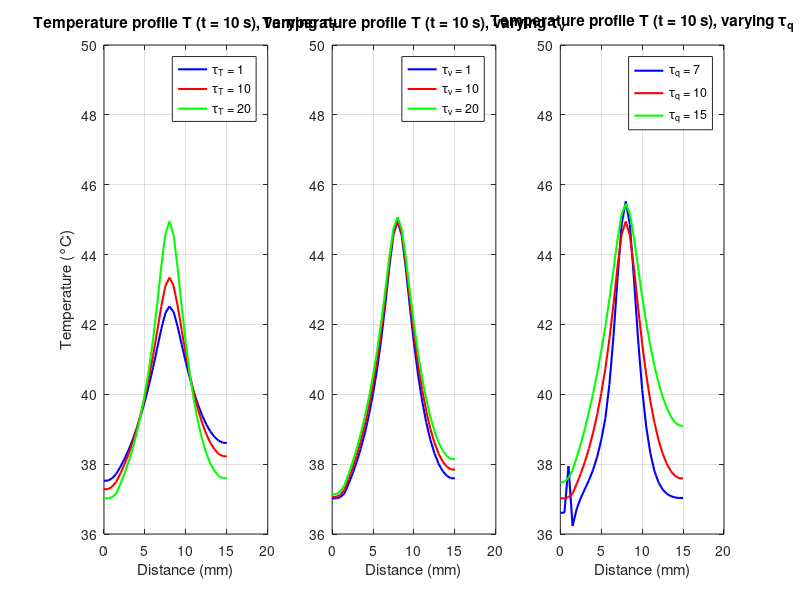

MATLAB code to generate this figure:
%––––––––––––––––––––––––––––––––––––––––––––––––––––––––––––––––––––––––––––
% 1D hyperbolic bioheat w/ Gaussian tumor source, 3 skin layers, finer mesh
% Computes T(x) at t=10 s for three different tau_T / tau_v / tau_q values.
% Then plots each triplet in a 1×3 subplot.
%––––––––––––––––––––––––––––––––––––––––––––––––––––––––––––––––––––––––––––

clear; clc;

%% 1) DISCRETIZE TIME & SPATIAL DOMAINS
% Skin Layer thicknesses
L_epi  = 0.0015;   % Epidermis (1.5 mm)
L_derm = 0.0035;   % Dermis   (3.5 mm)
L_subq = 0.01;     % Subcutaneous (10 mm)
Lx     = L_epi + L_derm + L_subq;  % Total slab thickness (m)

x_ast  = 0.008;    % [m] Tumor center (8 mm from surface)

dx         = 0.0005;         % [m] spatial step →  (Lx/dx + 1) nodes
dt         = 0.015;          % [s] time step (for stability)
max_time   = 10;             % [s] we want solution at t=10 s
time_steps = round(max_time/dt) + 1;  % ensures (time_steps–1)*dt ≈ 10
time       = (0:(time_steps-1)) * dt;

x     = 0:dx:Lx;    % grid from 0 to Lx in steps of dx
nx    = numel(x);

% Build a “layer” index for each x(i):
layer = zeros(1,nx);
layer(x <= L_epi) = 1;                               % Epidermis
layer(x > L_epi & x <= L_epi + L_derm) = 2;          % Dermis
layer(x > L_epi + L_derm) = 3;                       % Subcutaneous

% Find the grid index closest to x_ast for tumor‐location tracking:
[~, iTumor] = min(abs(x - x_ast));

%% 2) CONSTANTS AND PARAMETERS (unchanged except τ’s)
% Physical parameters per layer:
rho    = [1150, 1116, 900];    % [kg/m^3] densities for [epi, derm, subq]
c      = [3590, 3300, 2500];   % [J/(kg·°C)] specific heats
k      = [0.2, 0.45, 0.3];     % [W/(m·°C)] thermal conductivities
k_star = [0.1, 0.1, 0.1];       % [W/(m·°C·s)] hyperbolic‐term coefficient

% Blood and convection:
h     = 4.5;       % [W/(m^2·°C)] convective‐BC coefficient
wb    = 0.0098;    % [1/s] blood perfusion rate
rho_b = 1056;      % [kg/m^3] blood density
cb    = 4000;      % [J/(kg·°C)] blood specific heat

Qm0 = 50.65;       % [W/m^3] metabolic heat
Tb  = 37;          % [°C]   blood inlet temperature
Tl  = [37, 37, 37];% [°C]   ambient/tissue reference for each layer
T0  = 37;          % [°C]   initial tissue temperature

% Gaussian‐source parameters (same for all runs):
S     = 15;        % [unitless] “per‐kg” scaling
P     = 35;        % [unitless] “power” factor
a0    = 1e6;       % [1/m^2] Gaussian width control
                   % Q_r(i) = rho(layer(i)) * S * P * exp(-a0*(x(i)-x_ast)^2)

%% 3) PREALLOCATE “SNAPSHOT” MATRICES
% Each final‐time profile has 3 columns, one for each tau‐value in that set:
T_tauT_snap = zeros(nx, 3);  
T_tauV_snap = zeros(nx, 3);
T_tauQ_snap = zeros(nx, 3);

% We will hold the “default” values for the taus not being varied:
tauT_default = 20;    % [s]
tauV_default = 1;    % [s]
tauQ_default = 10;   % [s]

%% 4) VARY τ_T ∈ {2,3,4}  (fix τ_v=1, τ_q=10)
tauT_list = [1, 10, 20]; % values over 25 begin to look unstable
for j = 1:3
    tau_T = tauT_list(j);
    tau_v = tauV_default;
    tau_q = tauQ_default;
    
    % Initialize temperature fields at t=0:
    T     = ones(nx,1) * T0;
    T_new = T;
    
    % Time‐marching loop to t=10 s:
    for n = 1:time_steps
        for i = 2:(nx-1)
            L = layer(i);
            
            % 1) Metabolic heat (layer-dependent Tl):
            Qm = Qm0 * (1 + (T(i) - Tl(L))/10);
            % 2) Water diffusion (not varying here, same as original):
            Da     = 2.5e-5;  Mw = 0.018;  Ra  = 8.314;
            Tw     = 306;     Pw = 5600;  RH  = 0.5;
            delta  = 1e-4;    c_air = 1005;
            Df     = [2e-9, 2e-9, 2e-9];  cw = 4180;
            rho_s  = 1100;    rho_c = 1000; nabla_r2 = (Lx/3)^2;
            Qd     = (Df(L)*cw*(rho_s-rho_c)/nabla_r2)*(T(i)-Tl(L));
            
            % 3) Perfusion (dermis+subq only):
            if L > 1
                Qb = wb * rho_b * cb * (Tb - Tl(L));
            else
                Qb = 0;
            end
            
            % 4) Vaporization (epidermis only):
            if L == 1
                Delta_m    = (Da*Mw/(Ra*Tw)) * (Pw/Tw) * RH/(delta*c_air);
                Delta_Hvap = 2400e3; % J/kg
                Qv         = Delta_m * Delta_Hvap / (delta*c_air);
            else
                Qv = 0;
            end
            
            % 5) Gaussian tumor source:
            Qr = rho(L) * S * P * exp(-a0*(x(i)-x_ast)^2);
            
            % 6) Sum all sources:
            Q_tot = Qm + Qd + Qb + Qv + Qr;
            
            % 7) Second‐derivative in x:
            d2Tdx2 = (T(i+1) - 2*T(i) + T(i-1)) / dx^2;
            
            % 8) Hyperbolic bioheat:
            dTdt(i)   = (k(L)*d2Tdx2 + Q_tot) / (rho(L)*c(L));
            d2Tdt2(i) = (k_star(L)*d2Tdx2) / (rho(L)*c(L));
            
            T_new(i) = T(i) + dt * ( ...
               dTdt(i) + tau_q*dTdt(i) ...
             - tau_T*d2Tdt2(i) ...
             + (k(L) + k_star(L)*tau_v) * dTdt(i) );
        end
        
        % Convective BC at i=1 (left):
        L = layer(1);
        T_new(1)  = (h*dx*Tl(L) + k(L)*T_new(2)) / (h*dx + k(L));
        % Convective BC at i=nx (right):
        L = layer(nx);
        T_new(nx) = (h*dx*Tl(L) + k(L)*T_new(nx-1)) / (h*dx + k(L));
        
        % Advance:
        T = T_new;
    end
    
    % After 10 s, store the final profile in column j:
    T_tauT_snap(:,j) = T;
end

%% 5) VARY τ_v ∈ {1,2,3}  (fix τ_T=2, τ_q=10)
tauV_list = [1, 10, 20]; % minimizing works best
for j = 1:3
    tau_T = tauT_default;
    tau_v = tauV_list(j);
    tau_q = tauQ_default;
    
    % Initialize:
    T     = ones(nx,1) * T0;
    T_new = T;
    
    for n = 1:time_steps
        for i = 2:(nx-1)
            L = layer(i);
            
            % (Same source calculations as above)
            Qm = Qm0 * (1 + (T(i) - Tl(L))/10);
            Da     = 2.5e-5;  Mw = 0.018;  Ra  = 8.314;
            Tw     = 306;     Pw = 5600;  RH  = 0.5;
            delta  = 1e-4;    c_air = 1005;
            Df     = [2e-9,2e-9,2e-9];  cw = 4180;
            rho_s  = 1100;   rho_c = 1000; nabla_r2 = (Lx/3)^2;
            Qd     = (Df(L)*cw*(rho_s - rho_c)/nabla_r2)*(T(i) - Tl(L));
            
            if L > 1
                Qb = wb * rho_b * cb * (Tb - Tl(L));
            else
                Qb = 0;
            end
            
            if L == 1
                Delta_m    = (Da*Mw/(Ra*Tw)) * (Pw/Tw) * RH/(delta*c_air);
                Delta_Hvap = 2400e3; 
                Qv         = Delta_m * Delta_Hvap / (delta*c_air);
            else
                Qv = 0;
            end
            
            Qr = rho(L) * S * P * exp(-a0*(x(i) - x_ast)^2);
            Q_tot = Qm + Qd + Qb + Qv + Qr;
            
            d2Tdx2 = (T(i+1) - 2*T(i) + T(i-1)) / dx^2;
            dTdt(i)   = (k(L)*d2Tdx2 + Q_tot) / (rho(L)*c(L));
            d2Tdt2(i) = (k_star(L)*d2Tdx2) / (rho(L)*c(L));
            
            T_new(i) = T(i) + dt * ( ...
               dTdt(i) + tau_q*dTdt(i) ...
             - tau_T*d2Tdt2(i) ...
             + (k(L) + k_star(L)*tau_v) * dTdt(i) );
        end
        
        % BCs at i=1 and i=nx:
        L = layer(1);
        T_new(1)  = (h*dx*Tl(L) + k(L)*T_new(2))   / (h*dx + k(L));
        L = layer(nx);
        T_new(nx) = (h*dx*Tl(L) + k(L)*T_new(nx-1)) / (h*dx + k(L));
        
        T = T_new;
    end
    
    T_tauV_snap(:,j) = T;
end

%% 6) VARY τ_q ∈ {5,10,15}  (fix τ_T=2, τ_v=1)
tauQ_list = [7, 10, 15]; % below 8, unstable -- above 15, localization decreases
for j = 1:3
    tau_T = tauT_default;
    tau_v = tauV_default;
    tau_q = tauQ_list(j);
    
    T     = ones(nx,1) * T0;
    T_new = T;
    
    for n = 1:time_steps
        for i = 2:(nx-1)
            L = layer(i);
            
            Qm = Qm0 * (1 + (T(i) - Tl(L))/10);
            Da     = 2.5e-5;  Mw = 0.018;  Ra  = 8.314;
            Tw     = 306;     Pw = 5600;  RH  = 0.5;
            delta  = 1e-4;    c_air = 1005;
            Df     = [2e-9,2e-9,2e-9];  cw = 4180;
            rho_s  = 1100;    rho_c = 1000; nabla_r2 = (Lx/3)^2;
            Qd     = (Df(L)*cw*(rho_s - rho_c)/nabla_r2)*(T(i)-Tl(L));
            
            if L > 1
                Qb = wb * rho_b * cb * (Tb - Tl(L));
            else
                Qb = 0;
            end
            
            if L == 1
                Delta_m    = (Da*Mw/(Ra*Tw)) * (Pw/Tw) * RH/(delta*c_air);
                Delta_Hvap = 2400e3;
                Qv         = Delta_m * Delta_Hvap / (delta*c_air);
            else
                Qv = 0;
            end
            
            Qr = rho(L) * S * P * exp(-a0*(x(i)-x_ast)^2);
            Q_tot = Qm + Qd + Qb + Qv + Qr;
            
            d2Tdx2 = (T(i+1) - 2*T(i) + T(i-1)) / dx^2;
            dTdt(i)   = (k(L)*d2Tdx2 + Q_tot) / (rho(L)*c(L));
            d2Tdt2(i) = (k_star(L)*d2Tdx2) / (rho(L)*c(L));
            
            T_new(i) = T(i) + dt * ( ...
               dTdt(i) + tau_q*dTdt(i) ...
             - tau_T*d2Tdt2(i) ...
             + (k(L) + k_star(L)*tau_v) * dTdt(i) );
        end
        
        % BCs:
        L = layer(1);
        T_new(1)  = (h*dx*Tl(L) + k(L)*T_new(2))   / (h*dx + k(L));
        L = layer(nx);
        T_new(nx) = (h*dx*Tl(L) + k(L)*T_new(nx-1)) / (h*dx + k(L));
        
        T = T_new;
    end
    
    T_tauQ_snap(:,j) = T;
end

%% 7) PLOT ALL THREE SETS IN A SINGLE 1×3 SUBPLOT FIGURE
figure('Position',[200,200,1200,400]);

% 7.1) Subplot #1: varying tau_T
subplot(1,3,1);
plot(x*1000, T_tauT_snap(:,1), 'b', 'LineWidth',1.5);  hold on;
plot(x*1000, T_tauT_snap(:,2), 'r','LineWidth',1.5);
plot(x*1000, T_tauT_snap(:,3), 'g','LineWidth',1.5);
ylim([36 50]);
xlabel('Distance (mm)');
ylabel('Temperature (°C)');
title('Temperature profile T (t = 10 s), varying \tau_T');
legend('\tau_T = 1','\tau_T = 10','\tau_T = 20','Location','best');
grid on;
hold off;

% 7.2) Subplot #2: varying tau_v
subplot(1,3,2);
plot(x*1000, T_tauV_snap(:,1), 'b', 'LineWidth',1.5);  hold on;
plot(x*1000, T_tauV_snap(:,2), 'r','LineWidth',1.5);
plot(x*1000, T_tauV_snap(:,3), 'g','LineWidth',1.5);
ylim([36 50]);
xlabel('Distance (mm)');
title('Temperature profile T (t = 10 s), varying \tau_v');
legend('\tau_v = 1','\tau_v = 10','\tau_v = 20','Location','best');
grid on;
hold off;

% 7.3) Subplot #3: varying tau_q
subplot(1,3,3);
plot(x*1000, T_tauQ_snap(:,1), 'b', 'LineWidth',1.5);  hold on;
plot(x*1000, T_tauQ_snap(:,2), 'r','LineWidth',1.5);
plot(x*1000, T_tauQ_snap(:,3), 'g','LineWidth',1.5);
ylim([36 50]);
xlabel('Distance (mm)');
title('Temperature profile T (t = 10 s), varying \tau_q');
legend('\tau_q = 7','\tau_q = 10','\tau_q = 15','Location','best');
grid on;
hold off;
